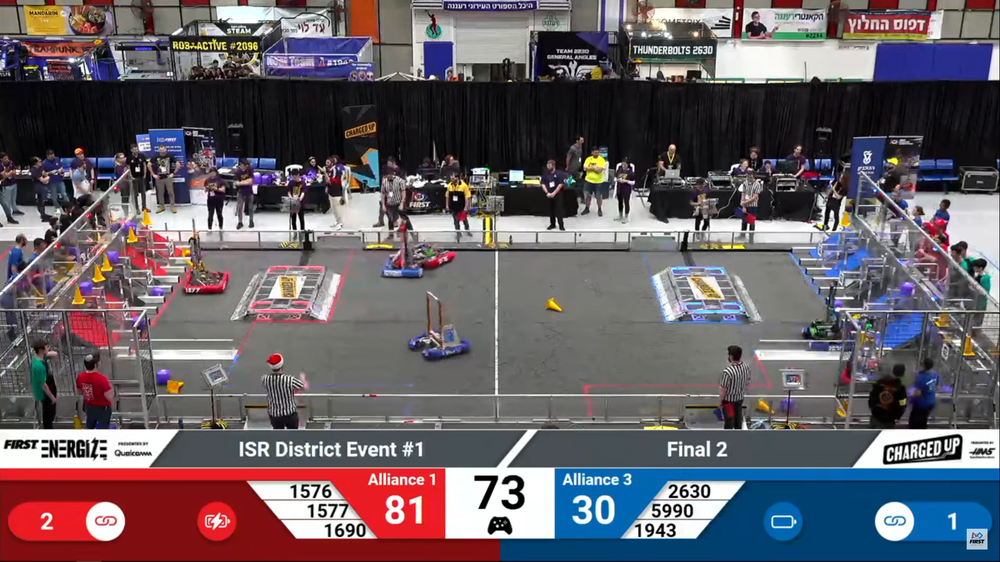
#> input picture ffinale.png, 1000 x 562 px, shrunk from 1920 x 1080 before the run
$ python hgjgjgg.py
#> lines starting #> are read from the running program, lines starting #| are printed output that depends on the picture; after the words box and inside, x2 and y2 are one past the last pixel; in counts of white or black regions, pixels touching at a corner belong together
import cv2
import numpy as np

# load the image
img = cv2.imread("ffinale.png")
#> img is the input picture: shape (562, 1000, 3); mean B, G, R 101, 94.5, 102.6

# create a window to display the image
cv2.namedWindow("Painting App")

# set the mouse callback function
def draw_circle(event, x, y, flags, param):
    if event == cv2.EVENT_LBUTTONDOWN:
        cv2.circle(img, (x, y), 5, (255, 0, 0), -1)
    elif event == cv2.EVENT_MOUSEMOVE and flags == cv2.EVENT_FLAG_LBUTTON:
        cv2.circle(img, (x, y), 5, (255, 0, 0), -1)
    elif event == cv2.EVENT_LBUTTONUP:
        # fill in the area that the user has marked with the blue color
        mask = np.zeros((img.shape[0] + 2, img.shape[1] + 2), np.uint8)
        cv2.floodFill(img, mask, (x, y), (0, 0, 0), (0, 0, 0), (0, 0, 0), cv2.FLOODFILL_FIXED_RANGE)

cv2.setMouseCallback("Painting App", draw_circle)

while True:
    # display the image
    cv2.imshow("Painting App", img)

    # check for key presses
    key = cv2.waitKey(1) & 0xFF
#> (key q is pressed here)

    # if the 'q' key is pressed, quit the program
    if key == ord('q'):
        break

# find the contours of the filled region
gray = cv2.cvtColor(img, cv2.COLOR_BGR2GRAY)
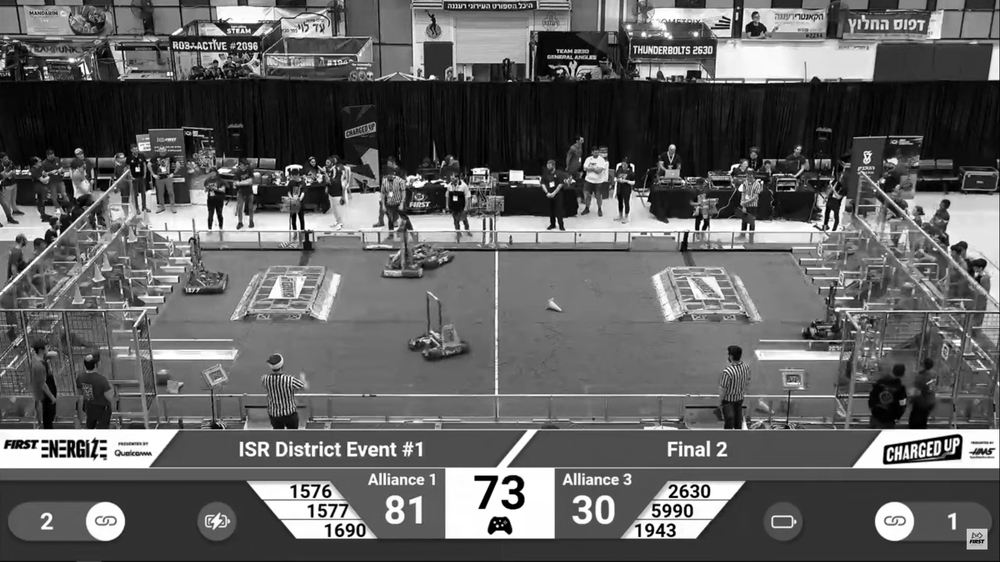
#> gray: shape (562, 1000); min 0, max 255, mean 97.6
_, thresh = cv2.threshold(gray, 1, 255, cv2.THRESH_BINARY)
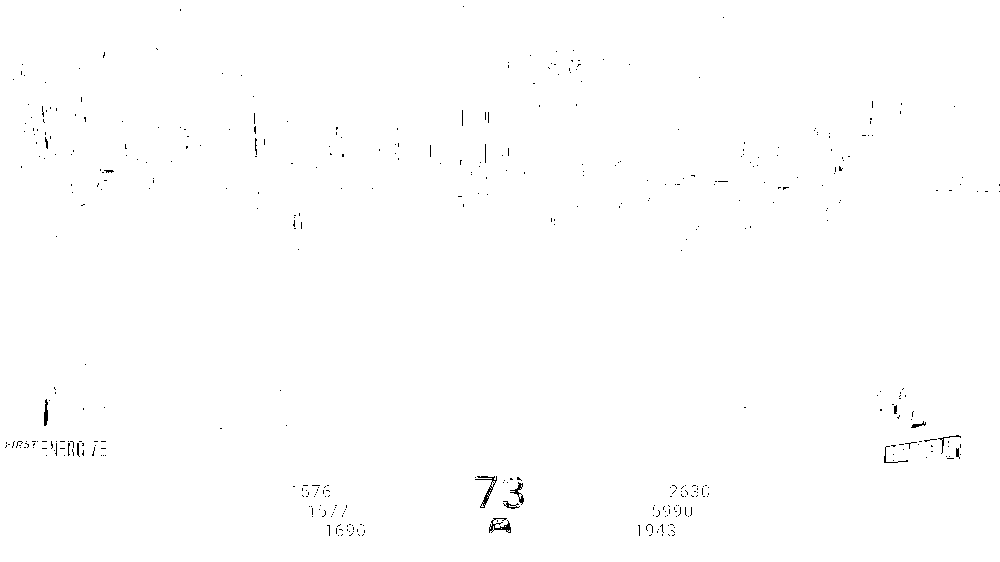
#> thresh: shape (562, 1000); 99.6% white; black in thin lines or dots
contours, _ = cv2.findContours(thresh, cv2.RETR_EXTERNAL, cv2.CHAIN_APPROX_SIMPLE)
#> contours = 1 contour; box (x1, y1, x2, y2) and area: (0, 0, 1000, 562) 560436

# create a mask with the filled region
mask = np.zeros_like(img)
cv2.drawContours(mask, contours, 0, (255, 255, 255), -1)
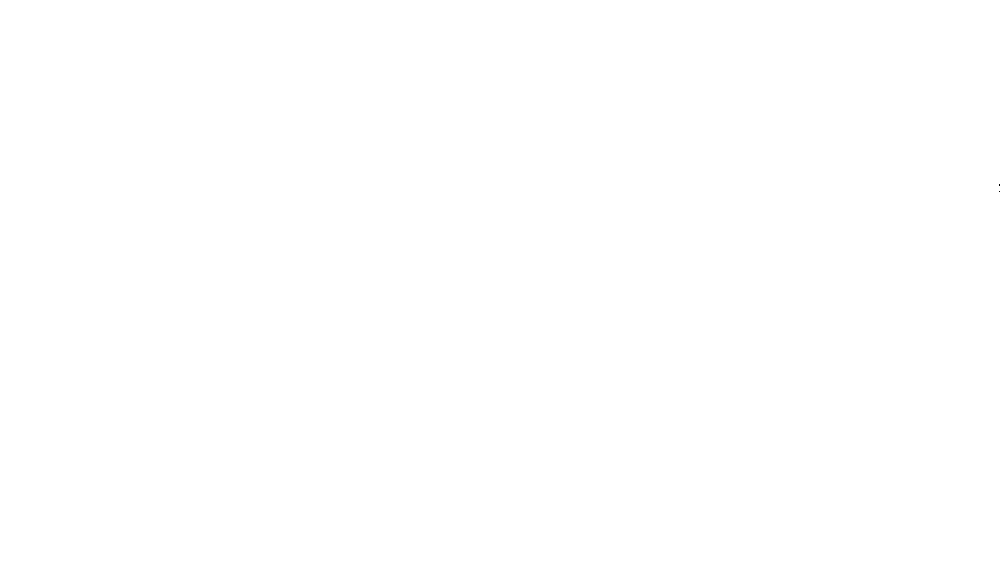
#> mask: shape (562, 1000, 3); 100% white; black in thin lines or dots, all inside (x1, y1, x2, y2) = (999, 184, 1000, 192)

# set everything outside of the filled region to black
mask_inv = cv2.bitwise_not(mask)
img = cv2.bitwise_and(img, mask)
img = cv2.add(img, mask_inv)

# display the final image
cv2.imshow("Final Image", img)
cv2.waitKey(0)
cv2.destroyAllWindows()
